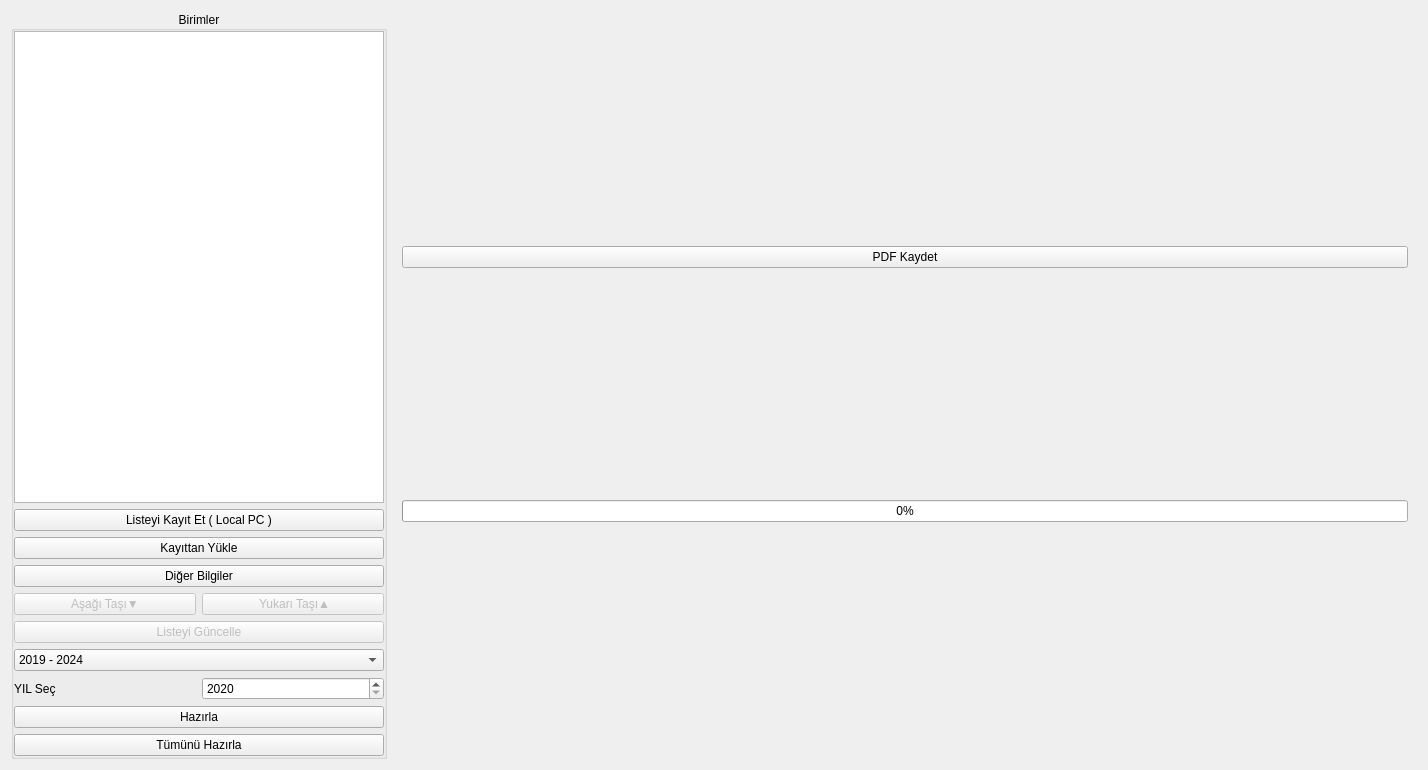
<?xml version="1.0" encoding="UTF-8"?>
<ui version="4.0">
 <class>BirimListForm</class>
 <widget class="QWidget" name="BirimListForm">
  <property name="geometry">
   <rect>
    <x>0</x>
    <y>0</y>
    <width>1428</width>
    <height>770</height>
   </rect>
  </property>
  <property name="windowTitle">
   <string>Form</string>
  </property>
  <layout class="QHBoxLayout" name="horizontalLayout_3">
   <item>
    <widget class="QGroupBox" name="groupBox">
     <property name="maximumSize">
      <size>
       <width>450</width>
       <height>16777215</height>
      </size>
     </property>
     <property name="title">
      <string>Birimler</string>
     </property>
     <property name="alignment">
      <set>Qt::AlignCenter</set>
     </property>
     <property name="flat">
      <bool>true</bool>
     </property>
     <layout class="QVBoxLayout" name="verticalLayout_2">
      <property name="leftMargin">
       <number>0</number>
      </property>
      <property name="topMargin">
       <number>0</number>
      </property>
      <property name="rightMargin">
       <number>0</number>
      </property>
      <property name="bottomMargin">
       <number>0</number>
      </property>
      <item>
       <layout class="QVBoxLayout" name="verticalLayout">
        <item>
         <widget class="QTableView" name="tableView">
          <property name="editTriggers">
           <set>QAbstractItemView::DoubleClicked</set>
          </property>
          <property name="alternatingRowColors">
           <bool>true</bool>
          </property>
          <property name="selectionMode">
           <enum>QAbstractItemView::SingleSelection</enum>
          </property>
          <property name="selectionBehavior">
           <enum>QAbstractItemView::SelectRows</enum>
          </property>
          <attribute name="horizontalHeaderStretchLastSection">
           <bool>true</bool>
          </attribute>
         </widget>
        </item>
        <item>
         <widget class="QPushButton" name="pushButton_SaveList">
          <property name="text">
           <string>Listeyi Kayıt Et ( Local PC )</string>
          </property>
         </widget>
        </item>
        <item>
         <widget class="QPushButton" name="pushButton_LoadList">
          <property name="text">
           <string>Kayıttan Yükle</string>
          </property>
         </widget>
        </item>
        <item>
         <widget class="QPushButton" name="pushButton_diger_bilgiler">
          <property name="text">
           <string>Diğer Bilgiler</string>
          </property>
         </widget>
        </item>
        <item>
         <layout class="QHBoxLayout" name="horizontalLayout">
          <item>
           <widget class="QPushButton" name="pushButton_AsagiTasi">
            <property name="enabled">
             <bool>false</bool>
            </property>
            <property name="text">
             <string>Aşağı Taşı▼</string>
            </property>
           </widget>
          </item>
          <item>
           <widget class="QPushButton" name="pushButton_YukariTasi">
            <property name="enabled">
             <bool>false</bool>
            </property>
            <property name="text">
             <string> Yukarı Taşı▲</string>
            </property>
           </widget>
          </item>
         </layout>
        </item>
        <item>
         <widget class="QPushButton" name="pushButton">
          <property name="enabled">
           <bool>false</bool>
          </property>
          <property name="text">
           <string>Listeyi Güncelle</string>
          </property>
         </widget>
        </item>
        <item>
         <widget class="QComboBox" name="comboBox_Donem">
          <item>
           <property name="text">
            <string>2019 - 2024</string>
           </property>
          </item>
          <item>
           <property name="text">
            <string>2024 - 2029</string>
           </property>
          </item>
          <item>
           <property name="text">
            <string>2029 - 2034</string>
           </property>
          </item>
          <item>
           <property name="text">
            <string>2034 - 2039</string>
           </property>
          </item>
         </widget>
        </item>
        <item>
         <layout class="QHBoxLayout" name="horizontalLayout_2">
          <item>
           <widget class="QLabel" name="label_2">
            <property name="text">
             <string>YIL Seç</string>
            </property>
           </widget>
          </item>
          <item>
           <widget class="QSpinBox" name="spinBox_yil">
            <property name="minimum">
             <number>2020</number>
            </property>
            <property name="maximum">
             <number>2050</number>
            </property>
           </widget>
          </item>
         </layout>
        </item>
        <item>
         <widget class="QPushButton" name="pushButton_PrintWidget">
          <property name="text">
           <string>Hazırla</string>
          </property>
         </widget>
        </item>
        <item>
         <widget class="QPushButton" name="pushButton_2">
          <property name="text">
           <string>Tümünü Hazırla</string>
          </property>
         </widget>
        </item>
       </layout>
      </item>
     </layout>
    </widget>
   </item>
   <item>
    <widget class="QWidget" name="widgetPrintArea" native="true">
     <property name="minimumSize">
      <size>
       <width>1024</width>
       <height>0</height>
      </size>
     </property>
     <layout class="QVBoxLayout" name="verticalLayout_4">
      <item>
       <layout class="QVBoxLayout" name="verticalLayout_PReview"/>
      </item>
      <item>
       <widget class="QPushButton" name="pushButton_SavePDF">
        <property name="text">
         <string>PDF Kaydet</string>
        </property>
       </widget>
      </item>
      <item>
       <widget class="QProgressBar" name="progressBar">
        <property name="value">
         <number>0</number>
        </property>
       </widget>
      </item>
     </layout>
    </widget>
   </item>
  </layout>
 </widget>
 <resources/>
 <connections/>
</ui>
